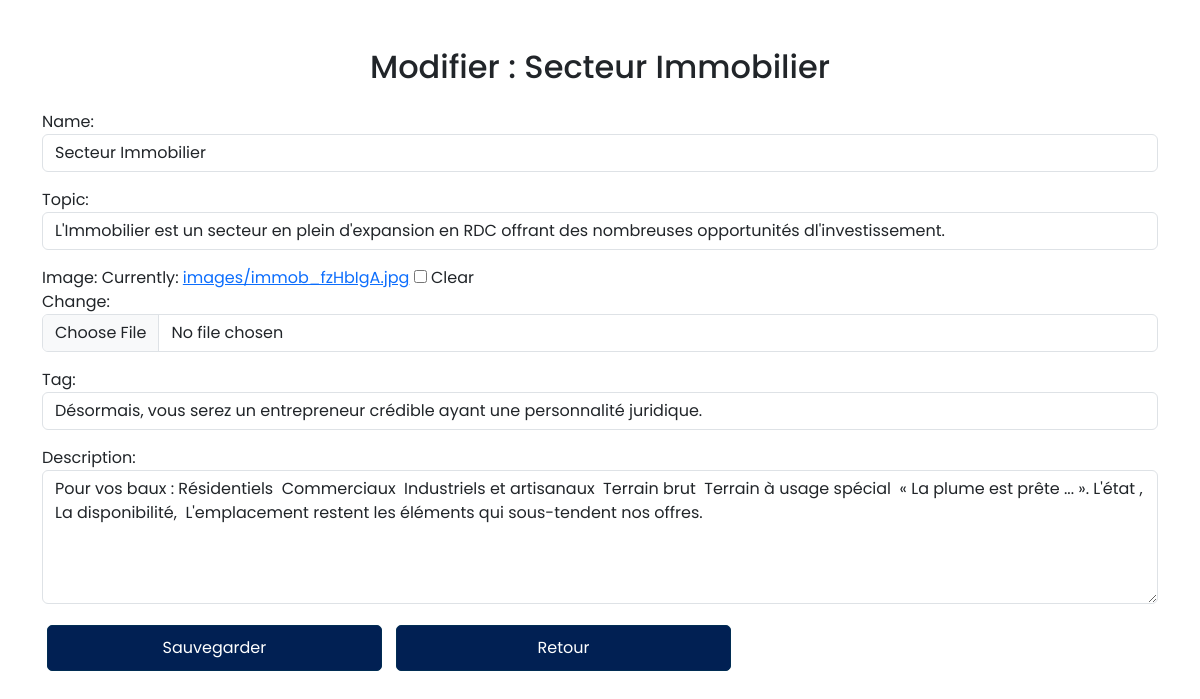
The app's page /law-edit-area/2/ with its own data.
### Law/models.py (models this page shows, shortened)
class Area(models.Model):
    name = models.CharField(max_length=255)
    topic = models.CharField(max_length=255)
    image = models.ImageField(upload_to='images', verbose_name="Image", blank=True, null=True)
    tag = models.CharField(max_length=128,  verbose_name="tag") # slogan
    description = models.CharField(max_length=255,  verbose_name="description", blank=True, default='')

### Law/views.py (the view)
# urls.py: path('law-edit-area/<int:area_id>/', views.law_edit_area_view, name='law-edit-area'),
def law_edit_area_view(request, area_id):
    area = get_object_or_404(Area, id=area_id)  # Récupère l'élément à modifier
    if request.method == 'POST':
        form = AreaForm(request.POST, request.FILES, instance=area)  # Formulaire pré-rempli
        if form.is_valid():
            form.save()  # Sauvegarde des modifications
            return redirect('law-file-manager')  # Redirection après sauvegarde
        else:
            print("Formulaire non valide :", form.errors)
    else:
        form = AreaForm(instance=area)
    return render(request, 'Law/law_edit_area.html', {'form': form, 'area': area})

### Law/forms.py
class AreaForm(forms.ModelForm):
    class Meta:
        model = Area
        fields = ['name', 'topic', 'image', 'tag', 'description']
        widgets = {
            'name': forms.TextInput(attrs={'class': 'form-control', 'placeholder': 'Nom'}),
            'topic': forms.TextInput(attrs={'class': 'form-control', 'placeholder': 'Sujet'}),
            'image': forms.ClearableFileInput(attrs={'class': 'form-control'}),
            'tag': forms.TextInput(attrs={'class': 'form-control', 'placeholder': 'Tag'}),
            'description': forms.Textarea(attrs={'class': 'form-control', 'placeholder': 'Description', 'rows': 5}),
        }

### Law/templates/Law/law_edit_area.html (shortened to what this page needs)
{% extends "templates_bases.html" %}
{% block content %}
<body class="edit-area-page">
    <div class="container mt-5">
        <h2 class="text-center mb-4">Modifier : {{ area.name }}</h2>
        <form method="post" enctype="multipart/form-data">
            <div class="mb-3">
                {{ form.name.label_tag }}
                {{ form.name }}
            </div>
            <div class="mb-3">
                {{ form.topic.label_tag }}
                {{ form.topic }}
            </div>
            <div class="mb-3">
                {{ form.image.label_tag }}
                {{ form.image }}
            </div>
            <div class="mb-3">
                {{ form.tag.label_tag }}
                {{ form.tag }}
            </div>
            <div class="mb-3">
                {{ form.description.label_tag }}
                {{ form.description }}
            </div>
            <button type="submit" class="btn btn-primary">Sauvegarder</button>
            <a href="{% url 'law-home' %}" class="btn btn-primary">Retour</a>
        </form>
    </div>
</body>
{% endblock content %}

### templates/templates_bases.html (style rules this page uses)
* { font-family: 'Trebuchet MS', 'Lucida Sans Unicode', 'Lucida Grande', 'Lucida Sans', Arial, sans-serif; margin: 0; padding: 0; font-family: "Poppins", sans-serif; box-sizing: border-box; }
body { padding-top: 50px; margin: 0; padding: 0; }
.btn-primary { background-color: #012053; border-color:#012D53; color: #fff; font-weight:initial; padding: 10px 20px; border-radius: 5px; margin: 5px; transition: all 0.3s ease; width: 30%; }

### records on screen
Area: name "Secteur Immobilier", topic "L'Immobilier est un secteur en plein d'expansion en RDC offrant des nombreuses opportunités dl'investissement.", tag "Désormais, vous serez un entrepreneur crédible ayant une personnalité juridique.", description "Pour vos baux : Résidentiels Commerciaux Industriels et artisanaux Terrain brut Terrain à usage spécial « La plume est prête ... ». L'état , La disponibilité, L'emplacement restent les éléments qui sous-tendent nos offres."
